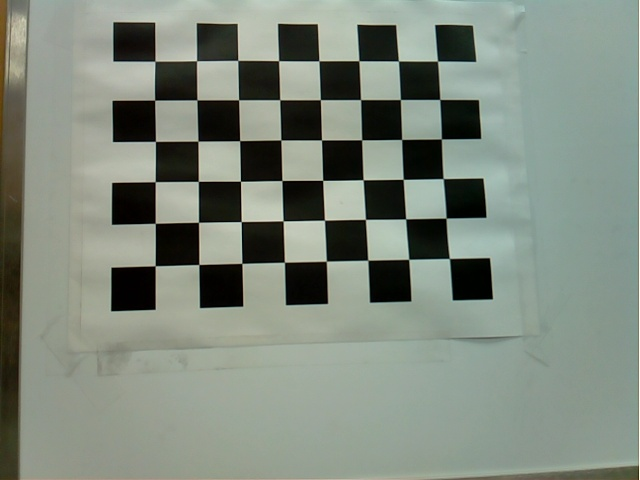
#> input picture data/camera_calibration/calibration_images/left0002.jpg, 640 x 480 px; its folder holds only this picture in this run
$ python camera_calibration.py
#> lines starting #> are read from the running program, lines starting #| are printed output that depends on the picture
import numpy as np
import cv2 as cv
import glob
import os

def calibrate_camera(x, y):
#> called with x = 6, y = 8
    criteria = (cv.TERM_CRITERIA_EPS + cv.TERM_CRITERIA_MAX_ITER, 30, 0.001)
    objp = np.zeros((y * x, 3), np.float32)
    objp[:, :2] = np.mgrid[0:x, 0:y].T.reshape(-1, 2)
    objpoints = []  # 3D point in real-world space
    imgpoints = []  # 2D points in the image plane

    directory_path = './data/camera_calibration/calibration_images'
    full_directory_path = os.path.join(os.getcwd(), directory_path)

    images = glob.glob(os.path.join(full_directory_path, '**/*.jpg'), recursive=True)
    gray = None
    corners = np.array([])

    for fname in images:
        img = cv.imread(fname)
#> img is the input picture: shape (480, 640, 3); mean B, G, R 125.2, 136.8, 127.4
        gray = cv.cvtColor(img, cv.COLOR_BGR2GRAY)
        ret, corners = cv.findChessboardCorners(gray, (x, y), flags=cv.CALIB_CB_ADAPTIVE_THRESH)
#> ret = True; corners = 48 rows, first 8: [437.5, 61.13], [439.7, 99.41], [441.4, 138.8], [443.1, 178.6], [446, 218.2], [449.3, 258.5], [398.5, 61.01], [400.4, 99.49]
        if ret == True:
            objpoints.append(objp)
            corners2 = cv.cornerSubPix(gray, corners, (11, 11), (-1, -1), criteria)
#> corners2 = 48 rows, first 8: [437.5, 61.1], [439.8, 99.46], [441.4, 138.9], [443.1, 178.6], [446, 218.1], [449.4, 258.5], [398.5, 60.95], [400.4, 99.52]
            imgpoints.append(corners2)

    cv.destroyAllWindows()

    ret, mtx, dist, rvecs, tvecs = cv.calibrateCamera(objpoints, imgpoints, gray.shape[::-1], None, None)
#> ret = 0.416; mtx = [[1545.3, 0, 514.3], [0, 1597.7, 386.4], [0, 0, 1]]; dist = [[1.17, -4.26, 0.0828, 0.127, 8.71]]; rvecs = ([-0.424, -0.00425, 1.49],); tvecs = ([-2.07, -7.76, 37.27],)
    return mtx, dist, images

def undistort_images(mtx, dist, images):
    undistorted_image_dir = './data/camera_calibration/undistorted_images'
    os.makedirs(undistorted_image_dir, exist_ok=True)

    for fname in images:
        img = cv.imread(fname)
        undistorted_image = cv.undistort(img, mtx, dist)

        # Create an image highlighting the differences
        difference_image = cv.absdiff(img, undistorted_image)

        image_name = os.path.basename(fname)
        concatenated_image_path = os.path.join(undistorted_image_dir, 'concatenated_' + image_name)
        difference_image_path = os.path.join(undistorted_image_dir, 'difference_' + image_name)

        # Concatenate the original and undistorted images side by side
        concatenated_image = np.hstack((img, undistorted_image))

        cv.imwrite(concatenated_image_path, concatenated_image)
        cv.imwrite(difference_image_path, difference_image)

def save_calibration_data(mtx, dist):
    with open('./data/camera_calibration/calibration_data.txt', 'w') as f:
        for i in mtx:
            for j in i:
                f.write(f'{j} ')
            f.write('\n')
        for i in dist:
            for j in i:
                f.write(f'{j} ')
            f.write('\n')

mtx, dist, images = calibrate_camera(6, 8)
#> dist = [[1.17, -4.26, 0.0828, 0.127, 8.71]]; images = 1 item
save_calibration_data(mtx, dist)
#> the loop in save_calibration_data, `for i in mtx:` made 3 passes
#> the loop in save_calibration_data, `for i in dist:` made 1 pass
undistort_images(mtx, dist, images)
#> in undistort_images, `undistorted_image = cv.undistort(img, mtx, dist)`:
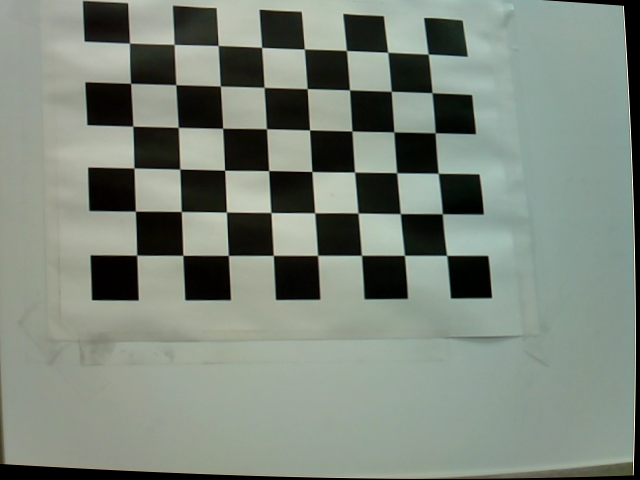
#> undistorted_image: shape (480, 640, 3); mean B, G, R 123.2, 134.2, 124.7
#> in undistort_images, `difference_image = cv.absdiff(img, undistorted_image)`:
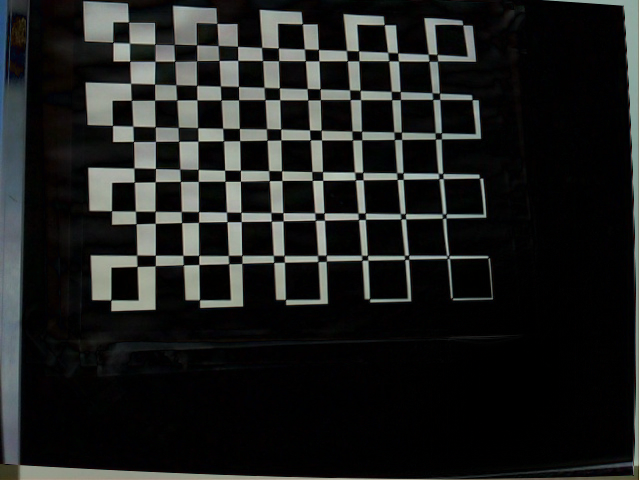
#> difference_image: shape (480, 640, 3); mean B, G, R 30.9, 32.2, 30.8
#> in undistort_images, `concatenated_image = np.hstack((img, undistorted_image))`:
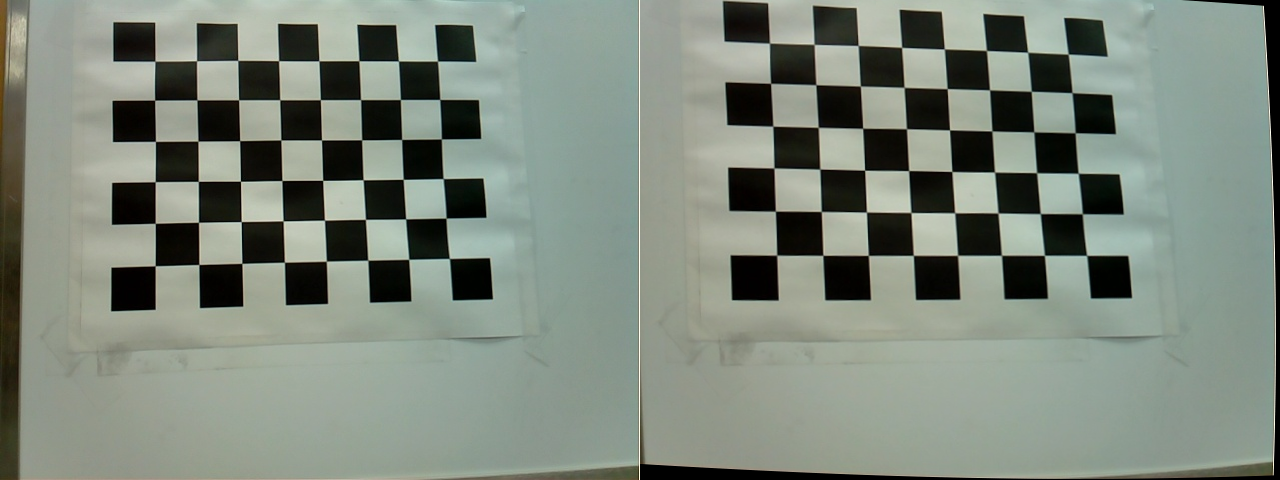
#> concatenated_image: shape (480, 1280, 3); mean B, G, R 124.2, 135.5, 126

$ run again, on data/camera_calibration/calibration_images/left0006.jpg
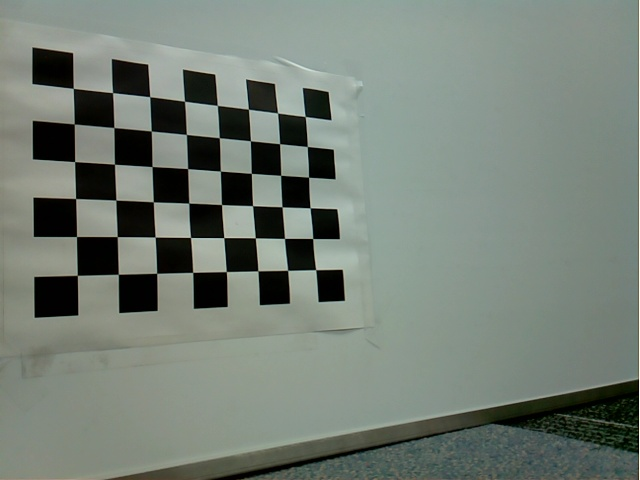
#> input picture data/camera_calibration/calibration_images/left0006.jpg, 640 x 480 px
#> in calibrate_camera, img is the input picture: shape (480, 640, 3); mean B, G, R 118, 127.1, 117.2
#> in calibrate_camera, `ret, corners = cv.findChessboardCorners(gray, (x, y), flags=cv.CALIB_C..`: ret = True; corners = 48 rows, first 8: [305.2, 116.5], [307.3, 146.5], [308.6, 177.2], [310.1, 207.8], [312.6, 238.5], [315.7, 269.6], [277.6, 113], [279.5, 143.7]
#> corners2 = 48 rows, first 8: [305.2, 116.5], [307.3, 146.5], [308.5, 177.2], [310, 207.8], [312.7, 238.5], [315.7, 269.7], [277.6, 113], [279.6, 143.7]
#> in calibrate_camera, `ret, mtx, dist, rvecs, tvecs = cv.calibrateCamera(objpoints, imgpoints..`: ret = 0.459; mtx = [[625.5, 0, 273.1], [0, 581.7, 279.4], [0, 0, 1]]; dist = [[0.457, -1.97, 0.0399, 0.0388, 3.52]]; rvecs = ([-0.503, -0.388, 1.48],); tvecs = ([0.912, -5.29, 18.81],)
#> `mtx, dist, images = calibrate_camera(6, 8)`: mtx = [[625.5, 0, 273.1], [0, 581.7, 279.4], [0, 0, 1]]; dist = [[0.457, -1.97, 0.0399, 0.0388, 3.52]]; images = 1 item
#> the loop in save_calibration_data, `for i in mtx:` made 3 passes
#> the loop in save_calibration_data, `for i in dist:` made 1 pass
#> in undistort_images, `difference_image = cv.absdiff(img, undistorted_image)`:
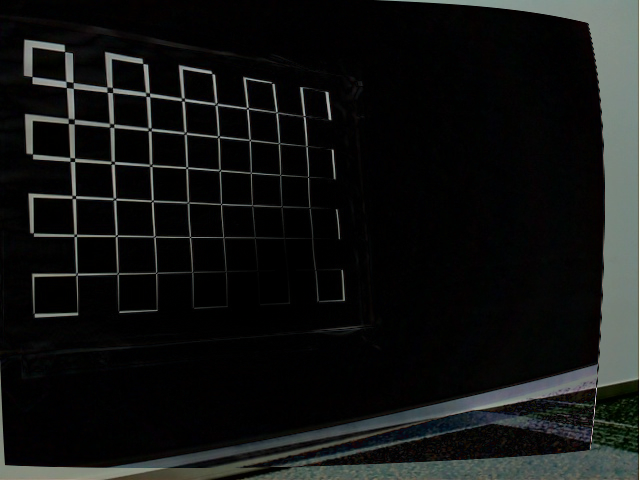
#> difference_image: shape (480, 640, 3); mean B, G, R 19.4, 20.3, 18.9
#> in undistort_images, `concatenated_image = np.hstack((img, undistorted_image))`:
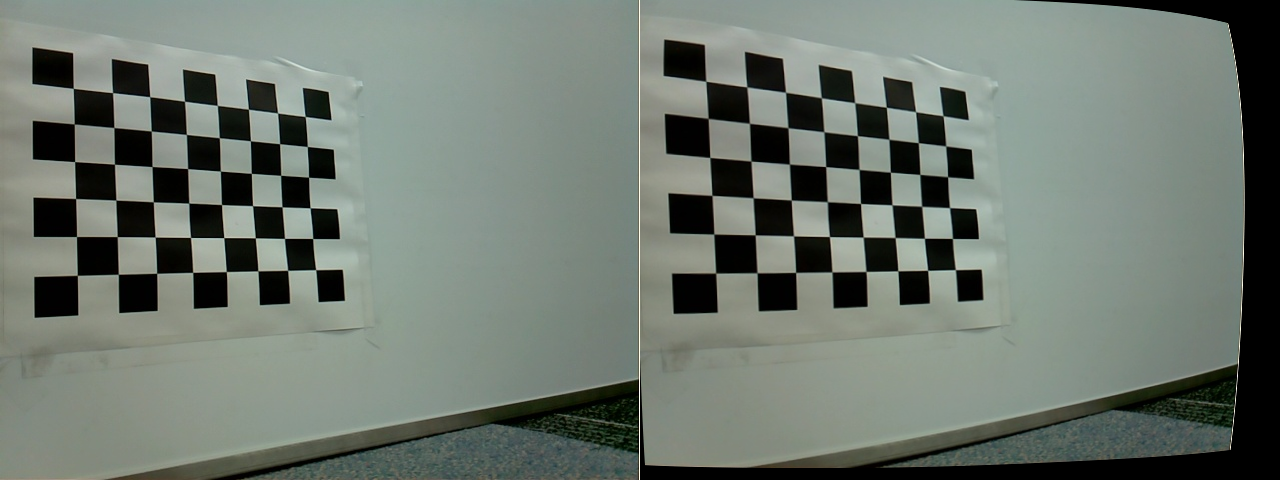
#> concatenated_image: shape (480, 1280, 3); mean B, G, R 111.7, 120.3, 111

$ run again, on data/camera_calibration/calibration_images/left0007.jpg
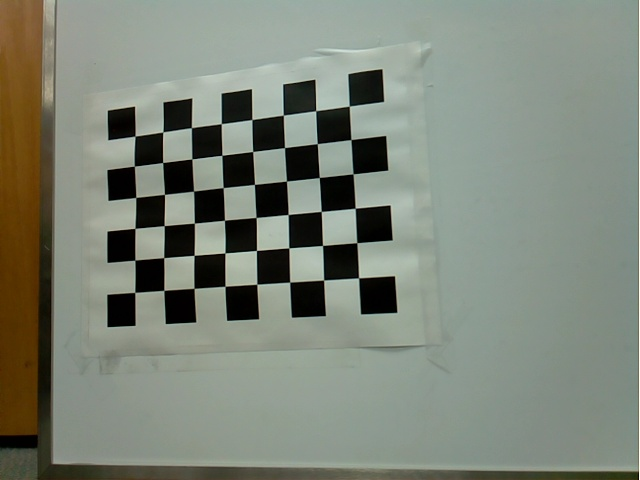
#> input picture data/camera_calibration/calibration_images/left0007.jpg, 640 x 480 px
#> in calibrate_camera, img is the input picture: shape (480, 640, 3); mean B, G, R 119.8, 132.4, 125.6
#> in calibrate_camera, `ret, corners = cv.findChessboardCorners(gray, (x, y), flags=cv.CALIB_C..`: ret = True; corners = 48 rows, first 8: [349.3, 106.1], [351, 139.6], [353, 173.8], [355.2, 208.3], [356.8, 242.6], [358.6, 277.7], [315.7, 110.7], [317.3, 143.6]
#> corners2 = 48 rows, first 8: [349.2, 106.1], [350.9, 139.6], [353, 173.8], [355.2, 208.3], [356.8, 242.7], [358.6, 277.9], [315.7, 110.7], [317.3, 143.6]
#> in calibrate_camera, `ret, mtx, dist, rvecs, tvecs = cv.calibrateCamera(objpoints, imgpoints..`: ret = 0.394; mtx = [[368.5, 0, 438.4], [0, 348.5, 234.1], [0, 0, 1]]; dist = [[0.171, -0.173, 0.00294, 0.00467, 0.082]]; rvecs = ([0.112, 0.223, 1.49],); tvecs = ([-2.46, -3.74, 10.34],)
#> `mtx, dist, images = calibrate_camera(6, 8)`: mtx = [[368.5, 0, 438.4], [0, 348.5, 234.1], [0, 0, 1]]; dist = [[0.171, -0.173, 0.00294, 0.00467, 0.082]]; images = 1 item
#> the loop in save_calibration_data, `for i in mtx:` made 3 passes
#> the loop in save_calibration_data, `for i in dist:` made 1 pass
#> in undistort_images, `difference_image = cv.absdiff(img, undistorted_image)`:
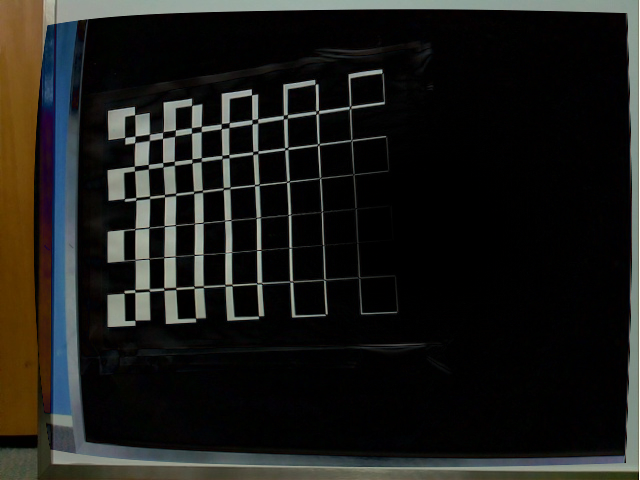
#> difference_image: shape (480, 640, 3); mean B, G, R 24.9, 28, 28.2
#> in undistort_images, `concatenated_image = np.hstack((img, undistorted_image))`:
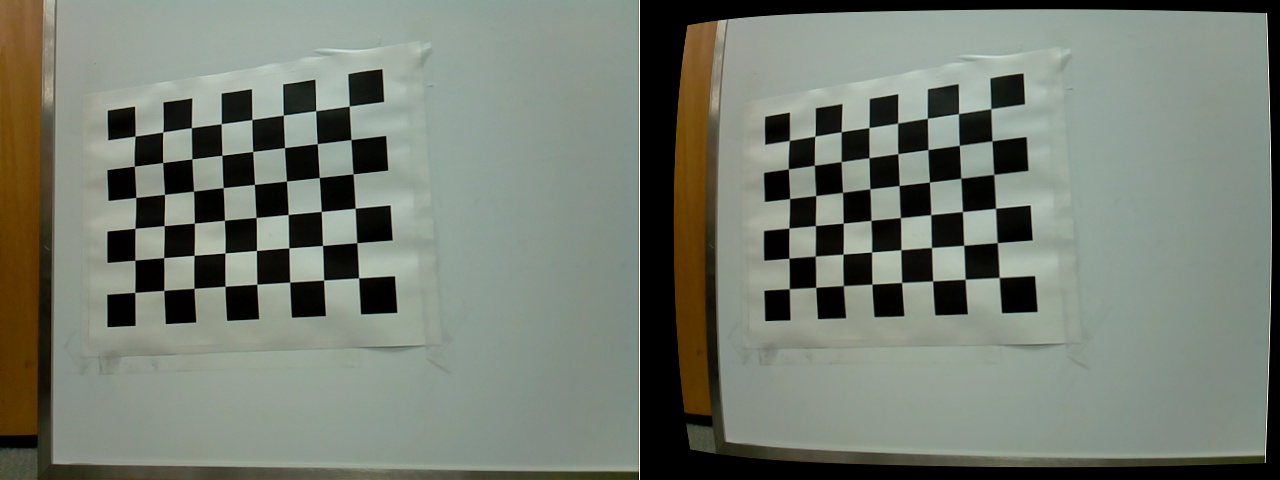
#> concatenated_image: shape (480, 1280, 3); mean B, G, R 112.7, 124.2, 117.5

$ run again, on data/camera_calibration/calibration_images/left0008.jpg
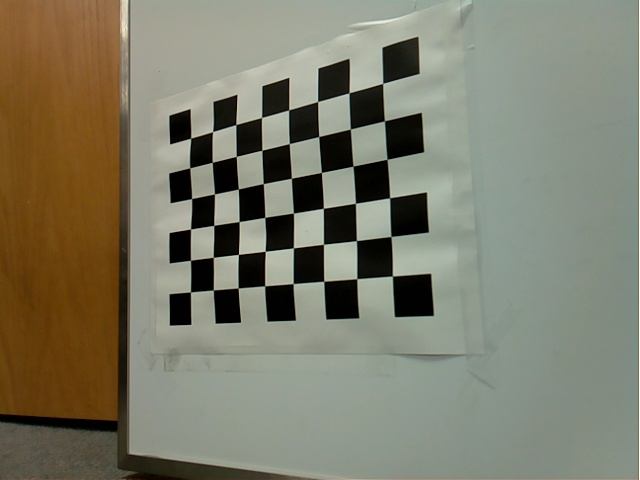
#> input picture data/camera_calibration/calibration_images/left0008.jpg, 640 x 480 px
#> in calibrate_camera, img is the input picture: shape (480, 640, 3); mean B, G, R 106.1, 124, 125.7
#> in calibrate_camera, `gray = cv.cvtColor(img, cv.COLOR_BGR2GRAY)`:
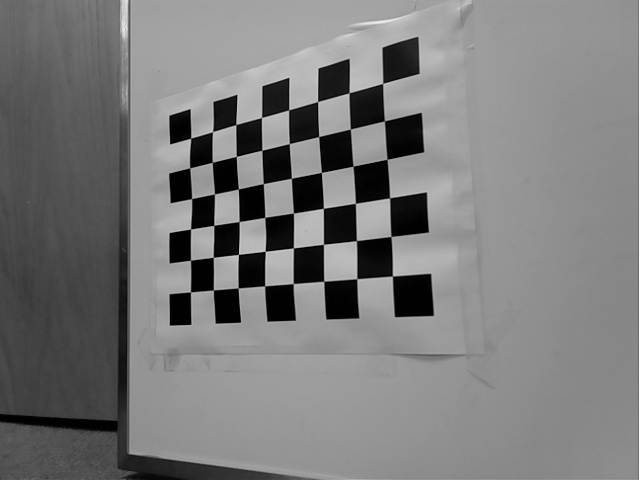
#> gray: shape (480, 640); min 0, max 254, mean 122.5
#> in calibrate_camera, `ret, corners = cv.findChessboardCorners(gray, (x, y), flags=cv.CALIB_C..`: ret = True; corners = 48 rows, first 8: [382.7, 83.43], [384.4, 120.8], [387, 159.3], [389.6, 197.8], [390.8, 236.5], [392.5, 276.1], [349.1, 92.86], [350.4, 129]
#> corners2 = 48 rows, first 8: [382.7, 83.38], [384.4, 120.8], [387, 159.3], [389.6, 197.8], [390.9, 236.5], [392.4, 276.1], [349, 92.8], [350.3, 129.1]
#> in calibrate_camera, `ret, mtx, dist, rvecs, tvecs = cv.calibrateCamera(objpoints, imgpoints..`: ret = 0.473; mtx = [[1606.3, 0, 406.5], [0, 803.5, 221.5], [0, 0, 1]]; dist = [[3.25, -102.7, 0.0219, -0.0341, 649.6]]; rvecs = ([0.759, 0.911, 1.31],); tvecs = ([-0.291, -3.58, 21.11],)
#> `mtx, dist, images = calibrate_camera(6, 8)`: mtx = [[1606.3, 0, 406.5], [0, 803.5, 221.5], [0, 0, 1]]; dist = [[3.25, -102.7, 0.0219, -0.0341, 649.6]]; images = 1 item
#> the loop in save_calibration_data, `for i in mtx:` made 3 passes
#> the loop in save_calibration_data, `for i in dist:` made 1 pass
#> in undistort_images, `concatenated_image = np.hstack((img, undistorted_image))`:
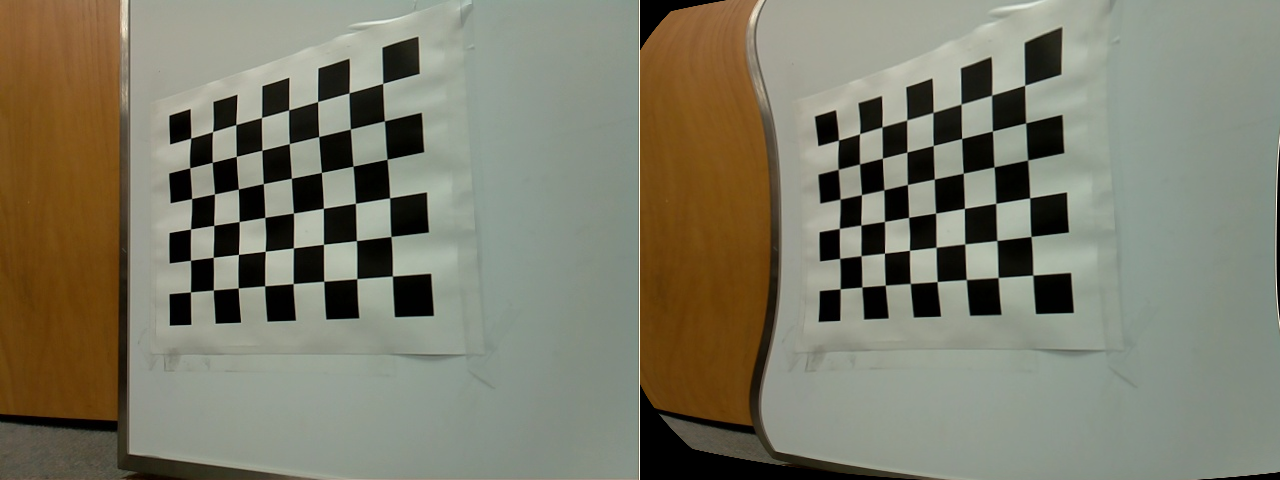
#> concatenated_image: shape (480, 1280, 3); mean B, G, R 105.4, 123.2, 124.8

$ run again, on data/camera_calibration/calibration_images/left0003.jpg
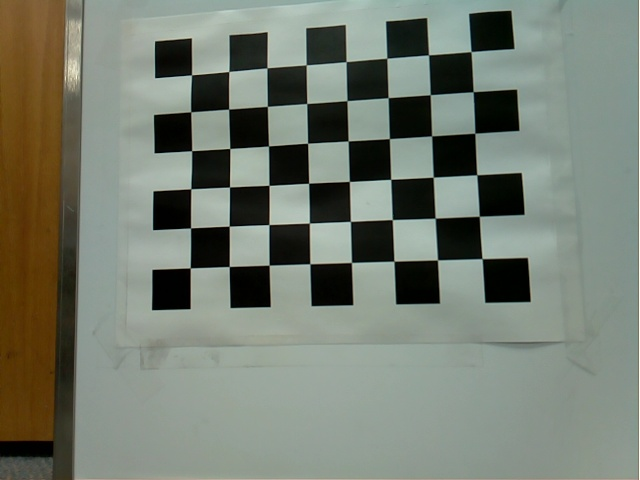
#> input picture data/camera_calibration/calibration_images/left0003.jpg, 640 x 480 px
#> in calibrate_camera, img is the input picture: shape (480, 640, 3); mean B, G, R 112.1, 124.4, 117.5
#> in calibrate_camera, `ret, corners = cv.findChessboardCorners(gray, (x, y), flags=cv.CALIB_C..`: ret = True; corners = 48 rows, first 8: [471, 51.55], [473.1, 91.64], [474.7, 133.3], [476.8, 174.7], [479.3, 216.3], [482, 258.6], [428.5, 54.83], [430.2, 94.65]
#> corners2 = 48 rows, first 8: [471, 51.57], [473.1, 91.72], [474.8, 133.2], [476.7, 174.7], [479.3, 216.3], [482.1, 258.6], [428.6, 54.84], [430.2, 94.67]
#> in calibrate_camera, `ret, mtx, dist, rvecs, tvecs = cv.calibrateCamera(objpoints, imgpoints..`: ret = 0.412; mtx = [[508.2, 0, 369.2], [0, 497, 214.2], [0, 0, 1]]; dist = [[0.257, -1.68, -0.00195, 0.0024, 3.28]]; rvecs = ([0.0254, 0.178, 1.53],); tvecs = ([2.41, -3.93, 12.18],)
#> `mtx, dist, images = calibrate_camera(6, 8)`: mtx = [[508.2, 0, 369.2], [0, 497, 214.2], [0, 0, 1]]; dist = [[0.257, -1.68, -0.00195, 0.0024, 3.28]]; images = 1 item
#> the loop in save_calibration_data, `for i in mtx:` made 3 passes
#> the loop in save_calibration_data, `for i in dist:` made 1 pass
#> in undistort_images, `difference_image = cv.absdiff(img, undistorted_image)`:
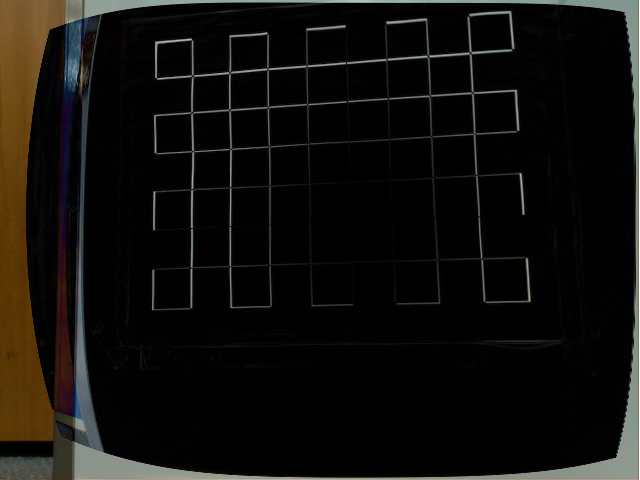
#> difference_image: shape (480, 640, 3); mean B, G, R 12.5, 15.4, 16.8
#> in undistort_images, `concatenated_image = np.hstack((img, undistorted_image))`:
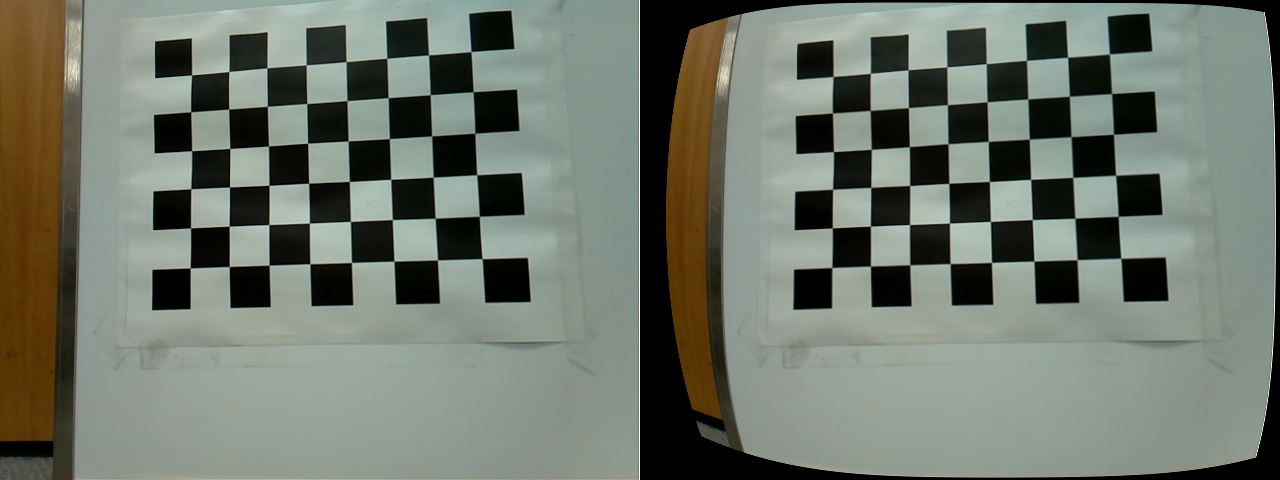
#> concatenated_image: shape (480, 1280, 3); mean B, G, R 107.9, 119, 111.7
